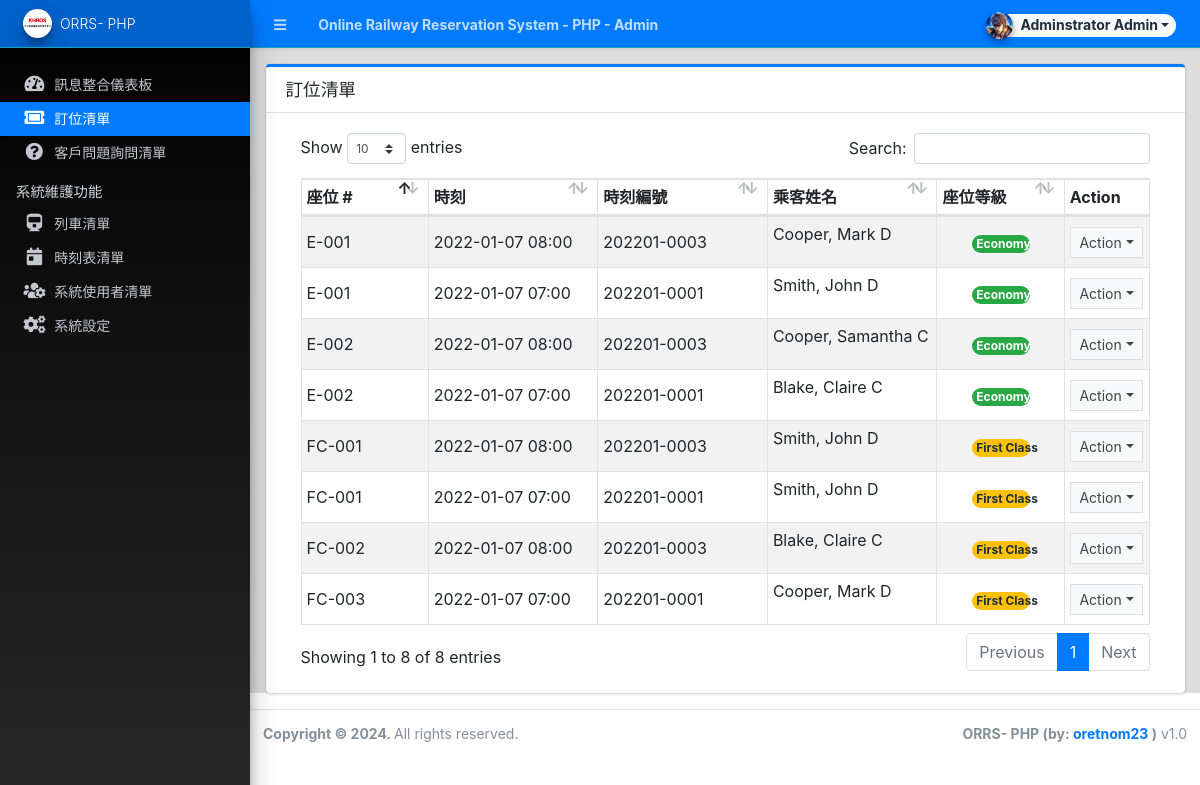
/admin/?page=reservations (signed in), run on an earlier commit of the app's database.
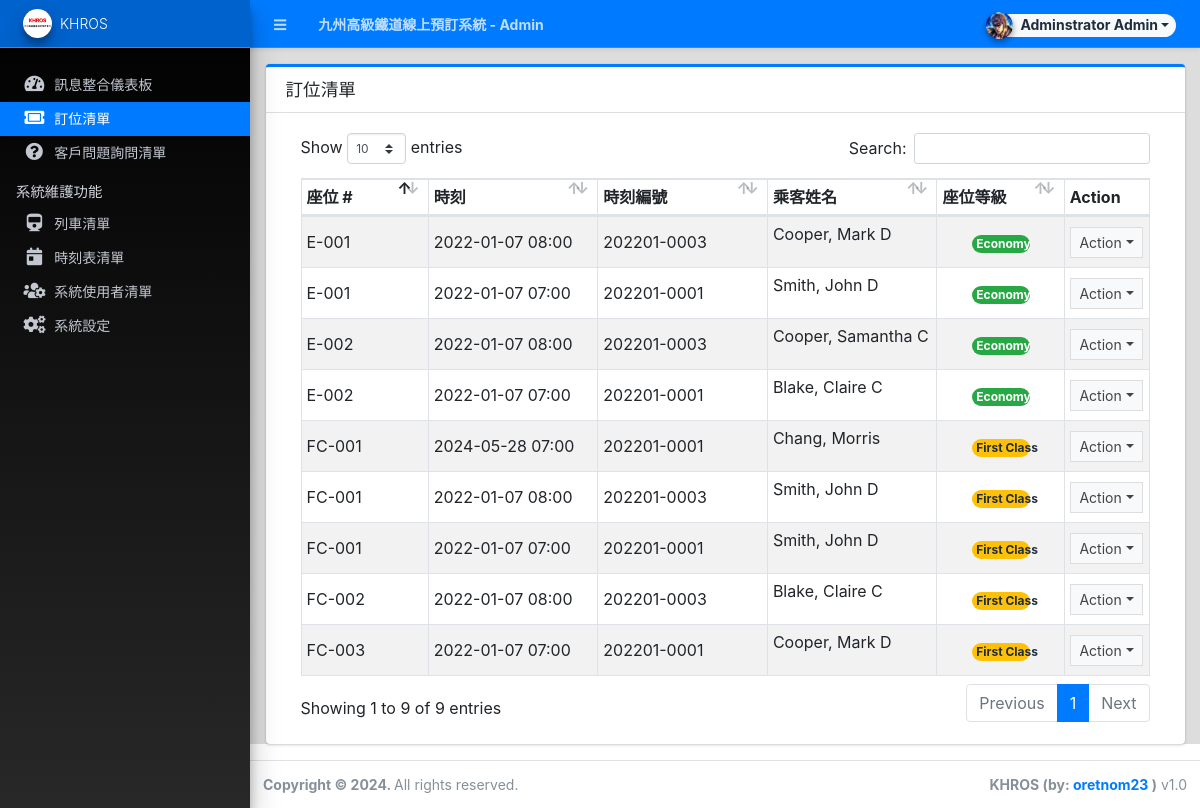
And on a later commit of the database.
### tables this page shows
CREATE TABLE `reservation_list` (
  `id` int(30) NOT NULL,
  `seat_num` varchar(50) NOT NULL,
  `schedule_id` int(30) NOT NULL,
  `schedule` datetime NOT NULL,
  `firstname` text NOT NULL,
  `middlename` text NOT NULL,
  `lastname` text NOT NULL,
  `seat_type` tinyint(1) NOT NULL DEFAULT 1 COMMENT '1=First Class, 2 = Economy',
  `fare_amount` float NOT NULL DEFAULT 0,
  `date_created` datetime NOT NULL DEFAULT current_timestamp(),
  `date_updated` datetime DEFAULT NULL ON UPDATE current_timestamp()
);

CREATE TABLE `schedule_list` (
  `id` int(30) NOT NULL,
  `code` varchar(100) NOT NULL,
  `train_id` int(30) NOT NULL,
  `route_from` text NOT NULL,
  `route_to` text NOT NULL,
  `type` tinyint(1) NOT NULL DEFAULT 1 COMMENT '1 = daily, 2= One-Time Schedule',
  `date_schedule` date DEFAULT NULL,
  `time_schedule` time NOT NULL,
  `first_class_fare` float NOT NULL DEFAULT 0,
  `economy_fare` float NOT NULL DEFAULT 0,
  `delete_flag` tinyint(1) NOT NULL DEFAULT 0,
  `date_created` datetime NOT NULL DEFAULT current_timestamp(),
  `date_updated` datetime DEFAULT NULL ON UPDATE current_timestamp()
);

### config.php (called while the page is built, shortened)
<?php
require_once('classes/DBConnection.php');
require_once('classes/SystemSettings.php');
function validate_image($file){
	if(!empty($file)){
        $ex = explode('?',$file);
        $file = $ex[0];
        $param =  isset($ex[1]) ? '?'.$ex[1]  : '';
		if(is_file(base_app.$file)){
			return base_url.$file.$param;
		}else{
			return base_url.'dist/img/no-image-available.png';
		}
	}else{
		return base_url.'dist/img/no-image-available.png';
	}
}
function isMobileDevice(){
    $aMobileUA = array(
        '/iphone/i' => 'iPhone',
        '/ipod/i' => 'iPod',
        '/ipad/i' => 'iPad',
        '/android/i' => 'Android',
        '/blackberry/i' => 'BlackBerry',
        '/webos/i' => 'Mobile'
    );
    return false;
}
?>

### classes/DBConnection.php (called while the page is built, shortened)
<?php
class DBConnection{
    private $host = DB_SERVER;
    private $username = DB_USERNAME;
    private $password = DB_PASSWORD;
    private $database = DB_NAME;
    public $conn;
    public function __construct(){
        if (!isset($this->conn)) {
            $this->conn = new mysqli($this->host, $this->username, $this->password, $this->database);
        }
    }
}
?>

### classes/SystemSettings.php (called while the page is built, shortened)
<?php
class SystemSettings extends DBConnection{
	function userdata($field = ''){
		if(!empty($field)){
			if(isset($_SESSION['userdata'][$field]))
				return $_SESSION['userdata'][$field];
			else
				return null;
		}else{
			return false;
		}
	}
	function info($field=''){
		if(!empty($field)){
			if(isset($_SESSION['system_info'][$field]))
				return $_SESSION['system_info'][$field];
			else
				return false;
		}else{
			return false;
		}
	}
}
$_settings = new SystemSettings();
?>

### admin/reservations/index.php (the view, shortened to what this page needs)
<div class="card card-outline card-primary">
	<div class="card-header">
		<h3 class="card-title">訂位清單</h3>
	</div>
	<div class="card-body">
		<div class="container-fluid">
        <div class="container-fluid">
			<table class="table table-hover table-striped table-bordered">
				<colgroup>
					<col width="15%">
					<col width="20%">
					<col width="20%">
					<col width="20%">
					<col width="15%">
					<col width="10%">
				</colgroup>
				<thead>
					<tr>
						<th>座位 #</th>
						<th>時刻</th>
						<th>時刻編號</th>
						<th>乘客姓名</th>
						<th>座位等級</th>
						<th>Action</th>
					</tr>
				</thead>
				<tbody>
					<?php
						$qry = $conn->query("SELECT r.*,s.code as sched_code from `reservation_list` r inner join `schedule_list` s on r.schedule_id = s.id order by unix_timestamp(r.`date_created`) desc ");
						while($row = $qry->fetch_assoc()):
					?>
						<tr>
							<td><?= $row['seat_num'] ?></td>
							<td class=""><?php echo date("Y-m-d H:i",strtotime($row['schedule'])) ?></td>
							<td><?php echo ($row['sched_code']) ?></td>
							<td class=""><p class="truncate-1"><?php echo ucwords($row['lastname'].', '.$row['firstname'].' '.$row['middlename']) ?></p></td>
							<td class="text-center">
								<?php
									switch ($row['seat_type']){
										case 1:
											echo '<span class="rounded-pill badge badge-warning col-6">First Class</span>';
											break;
										case 2:
											echo '<span class="rounded-pill badge badge-success col-6">Economy</span>';
											break;
									}
								?>
							</td>
							<td align="center">
								 <button type="button" class="btn btn-flat btn-default btn-sm dropdown-toggle dropdown-icon" data-toggle="dropdown">
				                  		Action
				                  </button>
							</td>
						</tr>
					<?php endwhile; ?>
				</tbody>
			</table>
		</div>
		</div>
	</div>
</div>

### admin/index.php (shortened to what this page needs)
<?php require_once('../config.php'); ?>
 <!DOCTYPE html>
<html lang="en" class="" style="height: auto;">
<?php require_once('inc/header.php') ?>
  <body class="sidebar-mini layout-fixed control-sidebar-slide-open layout-navbar-fixed sidebar-mini-md sidebar-mini-xs" data-new-gr-c-s-check-loaded="14.991.0" data-gr-ext-installed="" style="height: auto;">
    <div class="wrapper">
     <?php require_once('inc/topBarNav.php') ?>
     <?php require_once('inc/navigation.php') ?>
     <?php $page = isset($_GET['page']) ? $_GET['page'] : 'home';  ?>
      <div class="content-wrapper pt-3" style="min-height: 567.854px;">
        <section class="content ">
          <div class="container-fluid">
            <?php
              if(!file_exists($page.".php") && !is_dir($page)){
                  include '404.html';
              }else{
                if(is_dir($page))
                  include $page.'/index.php';
                else
                  include $page.'.php';
              }
            ?>
          </div>
        </section>
      </div>
      <?php require_once('inc/footer.php') ?>
  </body>
</html>

### admin/inc/header.php (shortened to what this page needs)
<head>
    <link rel="stylesheet" href="<?php echo base_url ?>plugins/fontawesome-free/css/all.min.css">
    <link rel="stylesheet" href="<?php echo base_url ?>plugins/tempusdominus-bootstrap-4/css/tempusdominus-bootstrap-4.min.css">
  <link rel="stylesheet" href="<?php echo base_url ?>plugins/datatables-bs4/css/dataTables.bootstrap4.min.css">
  <link rel="stylesheet" href="<?php echo base_url ?>plugins/datatables-responsive/css/responsive.bootstrap4.min.css">
  <link rel="stylesheet" href="<?php echo base_url ?>plugins/datatables-buttons/css/buttons.bootstrap4.min.css">
  <link rel="stylesheet" href="<?php echo base_url ?>plugins/select2/css/select2.min.css">
  <link rel="stylesheet" href="<?php echo base_url ?>plugins/select2-bootstrap4-theme/select2-bootstrap4.min.css">
    <link rel="stylesheet" href="<?php echo base_url ?>plugins/icheck-bootstrap/icheck-bootstrap.min.css">
    <link rel="stylesheet" href="<?php echo base_url ?>plugins/jqvmap/jqvmap.min.css">
    <link rel="stylesheet" href="<?php echo base_url ?>plugins/fullcalendar/main.css">
    <link rel="stylesheet" href="<?php echo base_url ?>dist/css/adminlte.css">
    <link rel="stylesheet" href="<?php echo base_url ?>dist/css/custom.css">
    <link rel="stylesheet" href="<?php echo base_url ?>plugins/overlayScrollbars/css/OverlayScrollbars.min.css">
    <link rel="stylesheet" href="<?php echo base_url ?>plugins/daterangepicker/daterangepicker.css">
    <link rel="stylesheet" href="<?php echo base_url ?>plugins/summernote/summernote-bs4.min.css">
  <link rel="stylesheet" href="<?php echo base_url ?>plugins/sweetalert2-theme-bootstrap-4/bootstrap-4.min.css">
  </head>

### admin/inc/topBarNav.php (shortened to what this page needs)
<nav class="main-header navbar navbar-expand navbar-dark border  border-info border-top-0  border-left-0 border-right-0 text-sm shadow-sm bg-primary">
  <ul class="navbar-nav">
    <li class="nav-item">
    <a class="nav-link" data-widget="pushmenu" href="#" role="button"><i class="fas fa-bars"></i></a>
    </li>
    <li class="nav-item d-none d-sm-inline-block">
      <a href="<?php echo base_url ?>" class="nav-link"><b><?php echo (!isMobileDevice()) ? $_settings->info('name'):$_settings->info('short_name'); ?> - Admin</b></a>
    </li>
  </ul>
  <ul class="navbar-nav ml-auto">
    <li class="nav-item">
      <div class="btn-group nav-link">
            <button type="button" class="btn btn-rounded badge badge-light dropdown-toggle dropdown-icon" data-toggle="dropdown">
              <span><img src="<?php echo validate_image($_settings->userdata('avatar')) ?>" class="img-circle elevation-2 user-img" alt="User Image"></span>
              <span class="ml-3"><?php echo ucwords($_settings->userdata('firstname').' '.$_settings->userdata('lastname')) ?></span>
            </button>
        </div>
    </li>
  </ul>
</nav>

### admin/inc/navigation.php (shortened to what this page needs)
<aside class="main-sidebar sidebar-dark-primary elevation-4 sidebar-no-expand bg-gradient-black">
  <a href="<?php echo base_url ?>admin" class="brand-link bg-transparent text-sm border-info shadow-sm bg-primary">
  <img src="<?php echo validate_image($_settings->info('logo'))?>" alt="Store Logo" class="brand-image img-circle elevation-3 bg-black" style="width: 1.8rem;height: 1.8rem;max-height: unset;object-fit:scale-down;object-position:center center">
  <span class="brand-text font-weight-light"><?php echo $_settings->info('short_name') ?></span>
  </a>
  <div class="sidebar os-host os-theme-light os-host-overflow os-host-overflow-y os-host-resize-disabled os-host-transition os-host-scrollbar-horizontal-hidden">
    <div class="os-content-glue" style="margin: 0px -8px; width: 249px; height: 646px;"></div>
    <div class="os-padding">
      <div class="os-viewport os-viewport-native-scrollbars-invisible" style="overflow-y: scroll;">
        <div class="os-content" style="padding: 0px 8px; height: 100%; width: 100%;">
          <nav class="mt-4">
             <ul class="nav nav-pills nav-sidebar flex-column text-sm nav-compact nav-flat nav-child-indent nav-collapse-hide-child" data-widget="treeview" role="menu" data-accordion="false">
              <li class="nav-item dropdown">
                <a href="./" class="nav-link nav-home">
                  <i class="nav-icon fas fa-tachometer-alt"></i>
                  <p>
                    訊息整合儀表板
                  </p>
                </a>
              </li>
              <li class="nav-item">
                <a href="<?php echo base_url ?>admin/?page=reservations" class="nav-link nav-reservations">
                  <i class="nav-icon fas fa-ticket-alt"></i>
                  <p>
                    訂位清單
                  </p>
                </a>
              </li>
              <li class="nav-item">
                <a href="<?php echo base_url ?>admin/?page=inquiries" class="nav-link nav-inquiries">
                  <i class="nav-icon fas fa-question-circle"></i>
                  <p>
                    客戶問題詢問清單
                  </p>
                </a>
              </li>
              <?php if($_settings->userdata('type') == 1): ?>
              <li class="nav-header">系統維護功能</li>
              <li class="nav-item dropdown">
                <a href="<?php echo base_url ?>admin/?page=trains" class="nav-link nav-trains">
                  <i class="nav-icon fas fa-train"></i>
                  <p>
                    列車清單
                  </p>
                </a>
              </li>
              <li class="nav-item dropdown">
                <a href="<?php echo base_url ?>admin/?page=schedules" class="nav-link nav-schedules">
                  <i class="nav-icon fas fa-calendar-day"></i>
                  <p>
                    時刻表清單
                  </p>
                </a>
              </li>
              <li class="nav-item dropdown">
                <a href="<?php echo base_url ?>admin/?page=user/list" class="nav-link nav-user_list">
                  <i class="nav-icon fas fa-users-cog"></i>
                  <p>
                    系統使用者清單
                  </p>
                </a>
              </li>
              <li class="nav-item dropdown">
                <a href="<?php echo base_url ?>admin/?page=system_info" class="nav-link nav-system_info">
                  <i class="nav-icon fas fa-cogs"></i>
                  <p>
                    系統設定
                  </p>
                </a>
              </li>
              <?php endif; ?>
            </ul>
          </nav>
        </div>
      </div>
    </div>
  </div>
</aside>

### admin/inc/footer.php (shortened to what this page needs)
<footer class="main-footer text-sm">
        <strong>Copyright © <?php echo date('Y') ?>.
        </strong>
        All rights reserved.
        <div class="float-right d-none d-sm-inline-block">
          <b><?php echo $_settings->info('short_name') ?> (by: <a href="mailto:webmaster@khros.co.jp" target="blank">oretnom23</a> )</b> v1.0
        </div>
      </footer>
    </div>

### admin/inc/topBarNav.php (style rules this page uses)
.user-img { position: absolute; height: 27px; width: 27px; object-fit: cover; left: -7%; top: -12%; }
.btn-rounded { border-radius: 50px; }

What changed in the data, as far as the page shows it:
added reservation_list: seat_num "FC-001", schedule "2024-05-28 07:00", schedule.code "202201-0001", lastname+firstname+middlename "Chang, Morris", seat_type "First Class"
Also different on the page:
$_settings->info('name'): "Online Railway Reservation System - PHP" → "九州高級鐵道線上預訂系統"
$_settings->info('short_name'): "ORRS- PHP" → "KHROS"
text written by a page script: "Show entries Search: Showing 1 to 8 of 8 entries Previous 1 Next" → "Show entries Search: Showing 1 to 9 of 9 entries Previous 1 Next"
